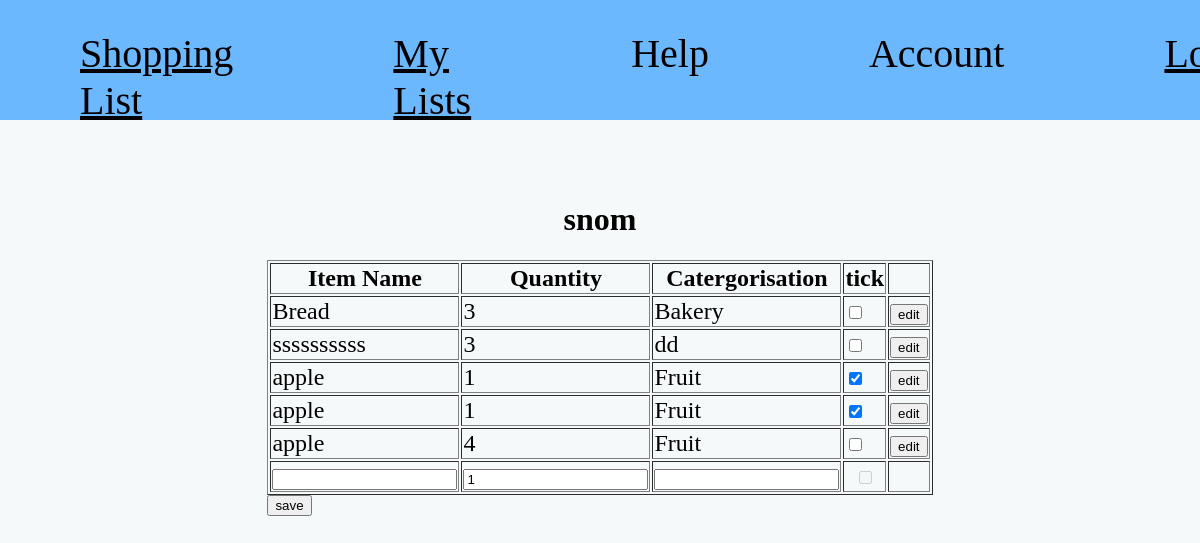
The page /list/2 on the database as committed earlier.
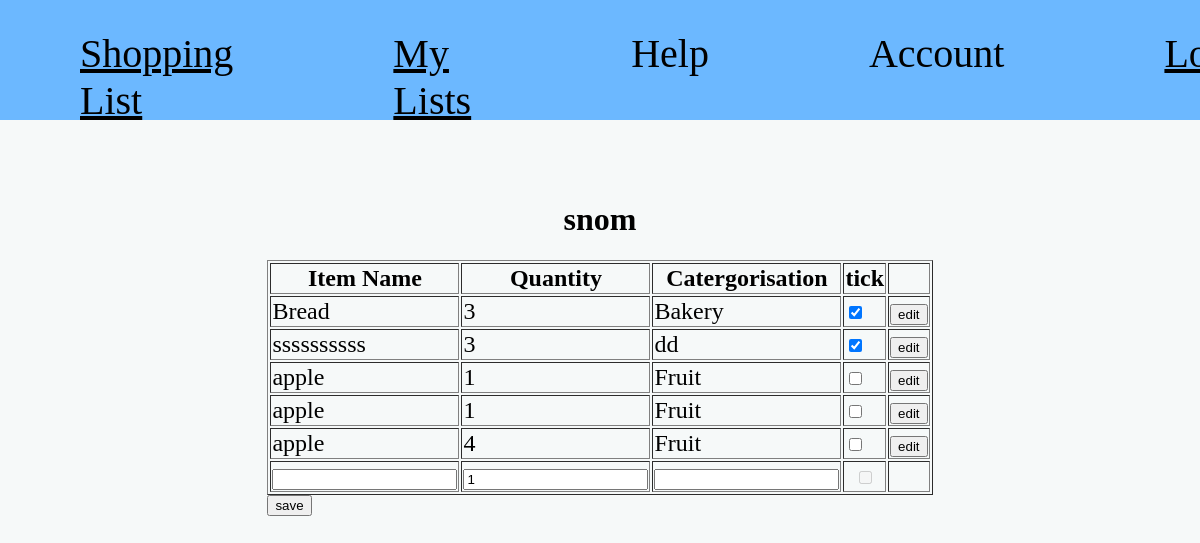
The same page on the database as committed later.
### tables this page shows
CREATE TABLE "lists" (list_id INTEGER NOT NULL PRIMARY KEY, list_name TEXT, "items" INTEGER, user_id INTEGER REFERENCES user (user_id));

CREATE TABLE "list_contents" (`list_id` INTEGER REFERENCES `lists`(`list_id`), `item_id` INTEGER REFERENCES `item`(`item_id`), `quantity` INTEGER, "ticked" BOOLEAN);

CREATE TABLE "item" (item_id INTEGER NOT NULL PRIMARY KEY, item_name TEXT NOT NULL, catergorisation TEXT);

### shopping_list.py (the view, shortened to what this page needs)
@app.route("/list/<int:list_id>", methods=["GET", "POST"])
def list_route(list_id=None):
    current_list = None
    if list_id:
        sql_list = "SELECT * FROM lists WHERE list_id = ?"
        current_list = query_db(sql_list, [list_id], one=True)
        sql = """SELECT * FROM list_contents
                JOIN item ON item.item_id=list_contents.item_id
                WHERE list_contents.list_id = ?;"""
        results = query_db(sql, [list_id])
    else:
        results = []
    return render_template("list.html", list=results, list_id=list_id, current_list=current_list)

### shopping_list.py (called while the page is built)
def get_db():
    db = getattr(g, '_database', None)
    if db is None:
        db = g._database = sqlite3.connect(DATABASE)
        db.row_factory = sqlite3.Row
    return db

@app.teardown_appcontext
def close_connection(exception):
    db = getattr(g, '_database', None)
    if db is not None:
        db.close()

def query_db(query, args=(), one=False):
    cur = get_db().execute(query, args)
    rv = cur.fetchall()
    cur.close()
    return (rv[0] if rv else None) if one else rv

### templates/list.html (shortened to what this page needs)
{% extends "index.html" %}
{% block body %}
<h1>{{ current_list.list_name }}</h1>
<form action="{{ url_for('list_route', list_id=list_id) }}" method="post">
<table border="1">
    <tr align="center">
        <th>Item Name</th>
        <th>Quantity</th>
        <th>Catergorisation</th>
        <th>tick</th>
        <th></th>
    </tr>
    {% for item in list %}
    <tr>
        <td>{{ item.item_name }}</td>
        <td>{{ item.quantity }}</td>
        <td>{{ item.catergorisation }}</td>
        <td><input name="ticked" type="checkbox" {% if item.ticked %}checked{% endif %}></td>
        <td><input type="button" value="edit"></td>
    </tr>
    {% endfor %}
    <tr align="center">
        <td>
            <input name="item_name" list="food">
        </td>
        <td><input type="number" name="quantity" value="1"></td>
        <td>
            <input list="food-type" name="catergorisation">
        </td>
        <td><input type="checkbox" disabled></td>
        <td></td>
    </tr>
</table>
<input type="submit" value="save">
</form>
{% endblock  %}

### templates/index.html (shortened to what this page needs)
<!DOCTYPE html>
<html lang="en">
<head>
    <link rel="stylesheet" href="{{url_for('static', filename='style.css')}}">
</head>
<body>
    <header>
        <nav>
            <a href="{{ url_for('home')}}">Shopping List</a>
            <a href="{{ url_for('my_lists')}}">My Lists</a>
            <a>Help</a>
            <a>Account</a>
            <a href="{{ url_for('login')}}">Login</a>
        </nav>
    </header>
    {% block body %}
    {% endblock %}
</body>
</html>

### static/style.css (style rules this page uses)
nav { background-color: #6CB8FF; color: #000000; width: 100%; height: 120px; position: fixed; top: 0; left: 0; display: flex; }
a { padding: 30px 80px; color: black; font-size: 40px; }
body { background-color: #f6f9f9; width: 80%; margin: 180px auto; display: flex; flex-direction: column; justify-content: center; align-items: center; }
table { width: 100%; font-size: 3vh; }

Rows that differ between the two databases and show on the page:
changed list_contents "Bread": ticked "☐" → "☑"
changed list_contents "ssssssssss": ticked "☐" → "☑"
changed list_contents (number 3 of 5 on the later page): ticked "☑" → "☐"
changed list_contents (number 4 of 5 on the later page): ticked "☑" → "☐"
